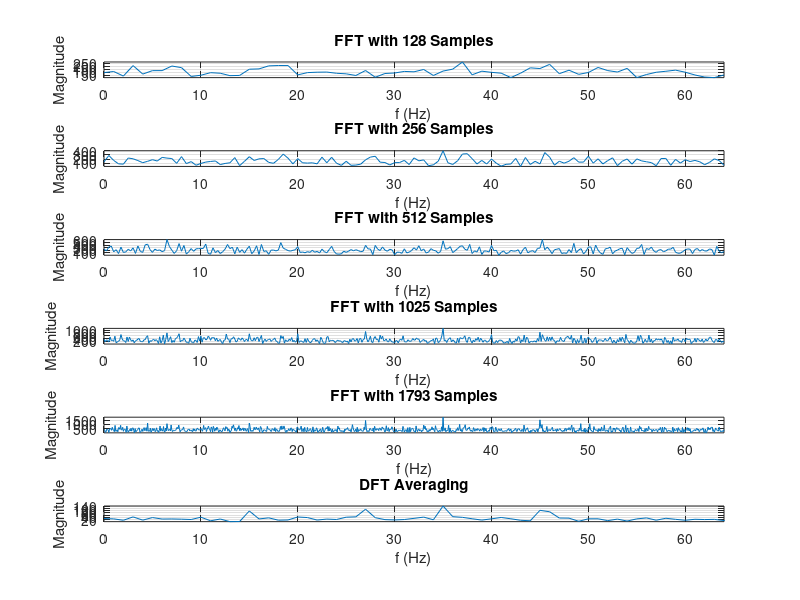
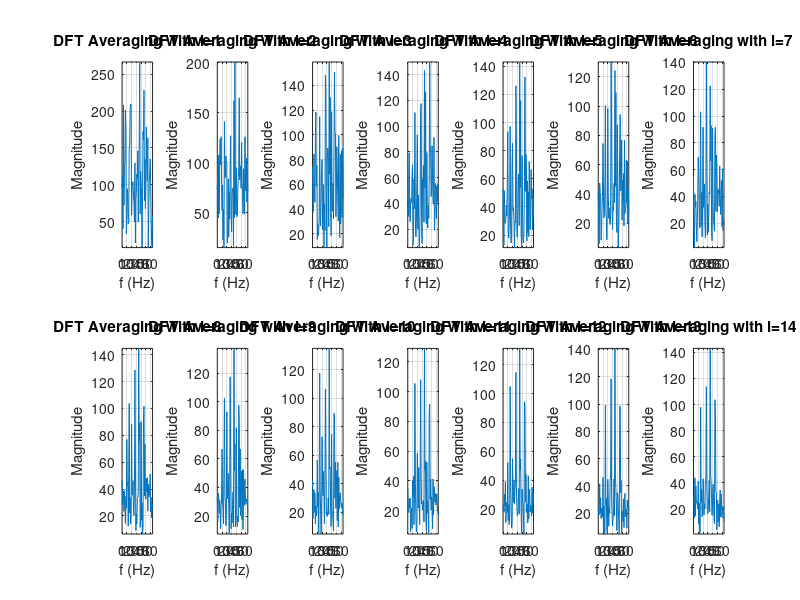
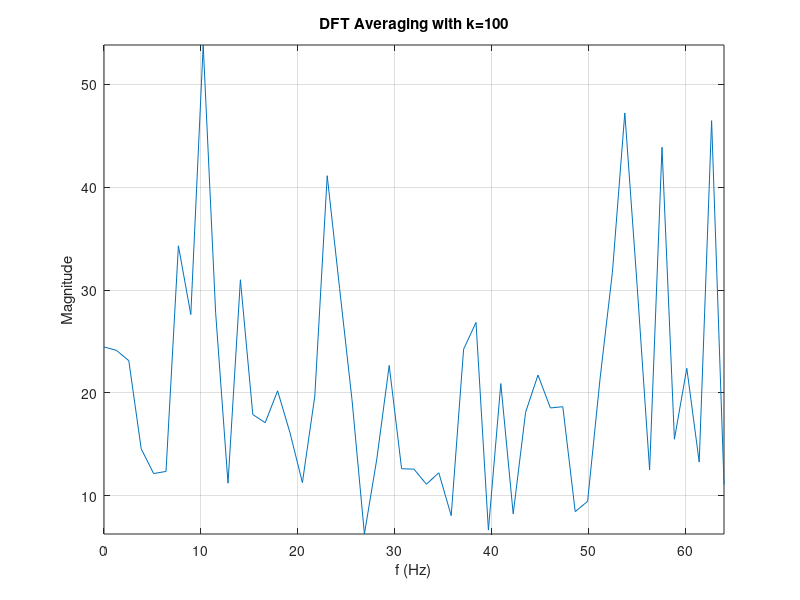

The MATLAB source for these figures, in order: (Note: this script raises an error after producing the figures.)
%Load the provided sample
load('xn.mat');
%Sampling frequency is 128Hz
fs = 128;
%Runtime of sample is 14 seconds
%Create vector from 0 to 14 seconds with 0.01s increments
t = 0:0.01:14;
%Maximum sampled frequency is 64Hz
fmax = 64;

%Subset 1 takes the first 128 samples
s1 = xn(1:129);
%Subset 2 takes the first 256 samples
s2 = xn(1:257);
%Subset 3 takes the first 512 samples
s3 = xn(1:513);
%Subset 4 takes the first 1025 samples
s4 = xn(1:1025);
%Subset 5 takes the first 1792 samples
s5 = xn(1:1793);

%Create a figure which shows the fft magnitude of each
%set of samples
figure;

%Create magnitude spectrum of subset 1
fft_s1 = abs(fft(s1));
%The frequency range is 0 to 64Hz
f = 0:fmax;
%Plot the fft values against frequency
subplot(6,1,1), plot(f,fft_s1(1:(128/2)+1));
%Add title and label each axis
title('FFT with 128 Samples');
xlabel('f (Hz)');
ylabel('Magnitude');
%Fit axis to information
axis([min(f),max(f),min(fft_s1),max(fft_s1)]);
%Apply a grid to the plot
grid on;

%Remaining plots follow the same procedure as subset 1
fft_s2 = abs(fft(s2));
f = 0:fmax/(256/2):fmax;
subplot(6,1,2), plot(f,fft_s2(1:(256/2)+1));
title('FFT with 256 Samples');
xlabel('f (Hz)');
ylabel('Magnitude');
axis([min(f),max(f),min(fft_s2),max(fft_s2)]);
grid on;

fft_s3 = abs(fft(s3));
f = 0:fmax/(512/2):fmax;
subplot(6,1,3), plot(f,fft_s3(1:(512/2)+1));
title('FFT with 512 Samples');
xlabel('f (Hz)');
ylabel('Magnitude');
axis([min(f),max(f),min(fft_s3),max(fft_s3)]);
grid on;

fft_s4 = abs(fft(s4));
f = 0:fmax/(1024/2):fmax;
subplot(6,1,4), plot(f,fft_s4(1:(1024/2)+1));
title('FFT with 1025 Samples');
xlabel('f (Hz)');
ylabel('Magnitude');
axis([min(f),max(f),min(fft_s4),max(fft_s4(1:(1792/2)+1))]);
grid on;

fft_s5 = abs(fft(s5));
f = 0:fmax/(1792/2):fmax;
subplot(6,1,5), plot(f,fft_s5(1:(1792/2)+1));
title('FFT with 1793 Samples');
xlabel('f (Hz)');
ylabel('Magnitude');
axis([min(f),max(f),min(fft_s5),max(fft_s5)]);
grid on;

%   DFT Averaging Implementation
%   l=14
k = 128;
l = 14;
dft = zeros(k,l);
offset = 0; 

for i=1:l
    for j=1:k+1
    dft(j,i) = xn(j+offset);    
    end
    offset = offset + k;
end

dft = fft(dft);
avg = sum(dft,2)/l;
avg = abs(avg);

subplot(6,1,6), plot(0:128/k:128, avg);
title('DFT Averaging');
xlabel('f (Hz)');
ylabel('Magnitude');
axis([min(f),max(f),min(avg),max(avg)]);
grid on;

% averaging with different values of l
figure
for l=1:14
    k = 128;
    dft = zeros(k,l);
    offset = 0; 

    for i=1:l
        for j=1:k+1
        dft(j,i) = xn(j+offset);    
        end
        offset = offset + k;
    end

    dft = fft(dft);
    avg = sum(dft,2)/l;
    avg = abs(avg);

    subplot(2,7,l),plot(0:128/k:128, avg);
    title(strcat('DFT Averaging with l=', int2str(l)));
    xlabel('f (Hz)');
    ylabel('Magnitude');
    axis([min(f),max(f),min(avg),max(avg)]);
    grid on;
end

% averaging- l=14, k = 100
k = 100;
l = 14;
dft = zeros(k,l);
offset = 0; 

for i=1:l
    for j=1:k+1
    dft(j,i) = xn(j+offset);    
    end
    offset = offset + k;
end

dft = fft(dft);
avg = sum(dft,2)/l;
avg = abs(avg);

figure
plot(0:128/k:128, avg);
title('DFT Averaging with k=100');
xlabel('f (Hz)');
ylabel('Magnitude');
axis([min(f),max(f),min(avg),max(avg)]);
grid on;

% averaging- l=14, k = 135
% For this to work, we need more data, or to guess the data.
k = 135;
l = 14;
dft = zeros(k,l);
offset = 0; 

for i=1:l
    for j=1:k+1
    dft(j,i) = xn(j+offset);    
    end
    offset = offset + k;
end

dft = fft(dft);
avg = sum(dft,2)/l;
avg = abs(avg);

figure
plot(0:128/k:128, avg);
title('DFT Averaging with k=135');
xlabel('f (Hz)');
ylabel('Magnitude');
axis([min(f),max(f),min(avg),max(avg)]);
grid on;





